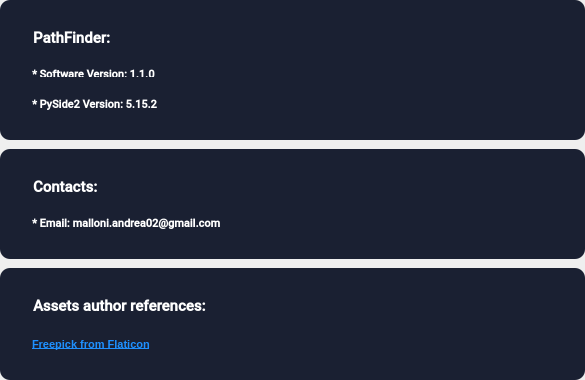
<?xml version="1.0" encoding="UTF-8"?>
<ui version="4.0">
 <class>Form</class>
 <widget class="QWidget" name="Form">
  <property name="geometry">
   <rect>
    <x>0</x>
    <y>0</y>
    <width>585</width>
    <height>378</height>
   </rect>
  </property>
  <property name="windowTitle">
   <string>Form</string>
  </property>
  <layout class="QVBoxLayout" name="verticalLayout">
   <property name="spacing">
    <number>9</number>
   </property>
   <property name="leftMargin">
    <number>0</number>
   </property>
   <property name="topMargin">
    <number>0</number>
   </property>
   <property name="rightMargin">
    <number>0</number>
   </property>
   <property name="bottomMargin">
    <number>0</number>
   </property>
   <item>
    <widget class="QFrame" name="frame">
     <property name="maximumSize">
      <size>
       <width>16777215</width>
       <height>140</height>
      </size>
     </property>
     <property name="styleSheet">
      <string notr="true">QFrame {
background-color: rgb(26, 32, 50);
border-radius: 10px;
color: white;
padding: 10px;
font: bold;
}</string>
     </property>
     <property name="frameShape">
      <enum>QFrame::StyledPanel</enum>
     </property>
     <property name="frameShadow">
      <enum>QFrame::Raised</enum>
     </property>
     <layout class="QVBoxLayout" name="verticalLayout_2">
      <property name="spacing">
       <number>0</number>
      </property>
      <property name="leftMargin">
       <number>9</number>
      </property>
      <property name="topMargin">
       <number>9</number>
      </property>
      <property name="rightMargin">
       <number>9</number>
      </property>
      <property name="bottomMargin">
       <number>9</number>
      </property>
      <item>
       <widget class="QLabel" name="label_3">
        <property name="font">
         <font>
          <family>Roboto Medium</family>
          <pointsize>11</pointsize>
          <weight>75</weight>
          <italic>false</italic>
          <bold>true</bold>
         </font>
        </property>
        <property name="styleSheet">
         <string notr="true"/>
        </property>
        <property name="text">
         <string>PathFinder:</string>
        </property>
        <property name="textFormat">
         <enum>Qt::RichText</enum>
        </property>
        <property name="scaledContents">
         <bool>false</bool>
        </property>
        <property name="textInteractionFlags">
         <set>Qt::TextBrowserInteraction</set>
        </property>
       </widget>
      </item>
      <item>
       <widget class="QLabel" name="label_5">
        <property name="maximumSize">
         <size>
          <width>16777215</width>
          <height>30</height>
         </size>
        </property>
        <property name="font">
         <font>
          <family>Roboto Medium</family>
          <pointsize>8</pointsize>
          <weight>75</weight>
          <italic>false</italic>
          <bold>true</bold>
         </font>
        </property>
        <property name="text">
         <string>* Software Version: 1.1.0</string>
        </property>
        <property name="textInteractionFlags">
         <set>Qt::TextBrowserInteraction</set>
        </property>
       </widget>
      </item>
      <item>
       <widget class="QLabel" name="label_6">
        <property name="maximumSize">
         <size>
          <width>16777215</width>
          <height>35</height>
         </size>
        </property>
        <property name="font">
         <font>
          <family>Roboto Medium</family>
          <pointsize>8</pointsize>
          <weight>75</weight>
          <italic>false</italic>
          <bold>true</bold>
         </font>
        </property>
        <property name="text">
         <string>* PySide2 Version: 5.15.2</string>
        </property>
        <property name="textInteractionFlags">
         <set>Qt::TextBrowserInteraction</set>
        </property>
       </widget>
      </item>
     </layout>
    </widget>
   </item>
   <item>
    <widget class="QFrame" name="frame_3">
     <property name="maximumSize">
      <size>
       <width>16777215</width>
       <height>110</height>
      </size>
     </property>
     <property name="styleSheet">
      <string notr="true">QFrame {
background-color: rgb(26, 32, 50);
border-radius: 10px;
color: white;
padding: 10px;
font: bold;
}</string>
     </property>
     <property name="frameShape">
      <enum>QFrame::StyledPanel</enum>
     </property>
     <property name="frameShadow">
      <enum>QFrame::Raised</enum>
     </property>
     <layout class="QVBoxLayout" name="verticalLayout_4">
      <property name="spacing">
       <number>0</number>
      </property>
      <property name="leftMargin">
       <number>9</number>
      </property>
      <property name="topMargin">
       <number>9</number>
      </property>
      <property name="rightMargin">
       <number>9</number>
      </property>
      <property name="bottomMargin">
       <number>9</number>
      </property>
      <item>
       <widget class="QLabel" name="label_2">
        <property name="font">
         <font>
          <family>Roboto Medium</family>
          <pointsize>11</pointsize>
          <weight>75</weight>
          <italic>false</italic>
          <bold>true</bold>
         </font>
        </property>
        <property name="text">
         <string>Contacts:</string>
        </property>
        <property name="textInteractionFlags">
         <set>Qt::TextBrowserInteraction</set>
        </property>
       </widget>
      </item>
      <item>
       <widget class="QLabel" name="label">
        <property name="maximumSize">
         <size>
          <width>16777215</width>
          <height>35</height>
         </size>
        </property>
        <property name="font">
         <font>
          <family>Roboto Medium</family>
          <pointsize>8</pointsize>
          <weight>75</weight>
          <italic>false</italic>
          <bold>true</bold>
         </font>
        </property>
        <property name="text">
         <string>* Email: malloni.andrea02@gmail.com</string>
        </property>
        <property name="textInteractionFlags">
         <set>Qt::TextBrowserInteraction</set>
        </property>
       </widget>
      </item>
     </layout>
    </widget>
   </item>
   <item>
    <widget class="QFrame" name="frame_2">
     <property name="maximumSize">
      <size>
       <width>16777215</width>
       <height>112</height>
      </size>
     </property>
     <property name="styleSheet">
      <string notr="true">QFrame {
background-color: rgb(26, 32, 50);
border-radius: 10px;
color: white;
padding: 10px;
font: bold;
}</string>
     </property>
     <property name="frameShape">
      <enum>QFrame::StyledPanel</enum>
     </property>
     <property name="frameShadow">
      <enum>QFrame::Raised</enum>
     </property>
     <layout class="QVBoxLayout" name="verticalLayout_3">
      <property name="leftMargin">
       <number>9</number>
      </property>
      <property name="topMargin">
       <number>9</number>
      </property>
      <property name="rightMargin">
       <number>9</number>
      </property>
      <item>
       <widget class="QLabel" name="label_7">
        <property name="font">
         <font>
          <family>Roboto Medium</family>
          <pointsize>11</pointsize>
          <weight>75</weight>
          <italic>false</italic>
          <bold>true</bold>
         </font>
        </property>
        <property name="text">
         <string>Assets author references:</string>
        </property>
        <property name="textInteractionFlags">
         <set>Qt::TextSelectableByMouse</set>
        </property>
       </widget>
      </item>
      <item>
       <widget class="QLabel" name="label_4">
        <property name="font">
         <font>
          <pointsize>8</pointsize>
          <weight>75</weight>
          <italic>false</italic>
          <bold>true</bold>
         </font>
        </property>
        <property name="text">
         <string>&lt;a href=&quot;https://www.flaticon.com/authors/freepik&quot; style='color: DodgerBlue'&gt;Freepick from Flaticon&lt;/a&gt;</string>
        </property>
        <property name="textFormat">
         <enum>Qt::RichText</enum>
        </property>
        <property name="openExternalLinks">
         <bool>true</bool>
        </property>
        <property name="textInteractionFlags">
         <set>Qt::TextBrowserInteraction</set>
        </property>
       </widget>
      </item>
     </layout>
    </widget>
   </item>
  </layout>
 </widget>
 <resources>
  <include location="../assets/resource.qrc"/>
 </resources>
 <connections/>
</ui>
